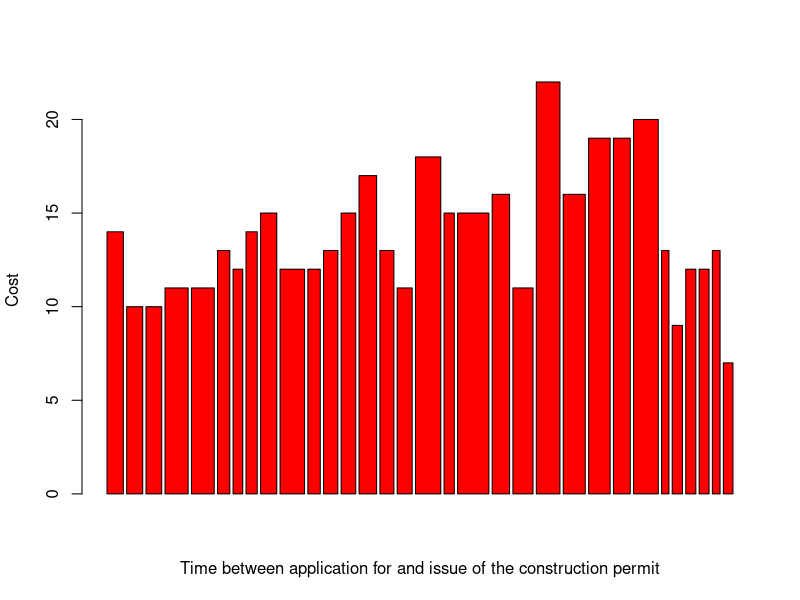

The R source for this figure: (Note: this script raises an error after producing the figure.)
## ---- chunk 1
library("boot")
head(nuclear)
summary(nuclear$cost)
summary(nuclear$t1)
## ---- chunk 2
myplot <- barplot(nuclear$t1, nuclear$cost, xlab= "Time between application for and issue of the construction permit", ylab= "Cost", col='red')
axis(1,at=myplot,labels=subset_data$t1)
